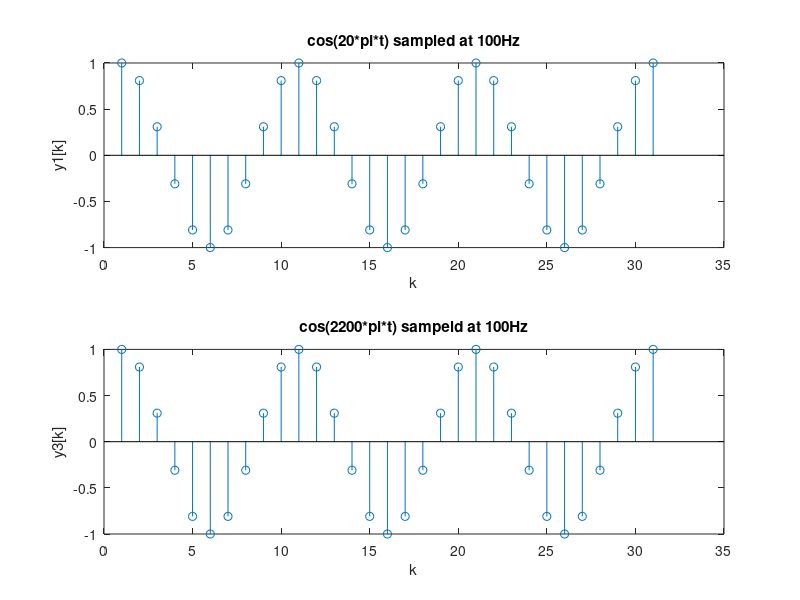

MATLAB code to generate this figure:
clear;
clc;

%Setup variables.
T1 = 1/100; %Sampling frequency
n1 = [0:30];
t1 = n1 .* T1;
y1k = cos(20*pi*t1);
y2k = cos(180*pi*t1);

%Plot y1[k].
subplot(2,1,1);
stem(y1k);
title('cos(20*pi*t) sampled at 100Hz');
ylabel('y1[k]');
xlabel('k');

%Plot y2[k].
subplot(2,1,2);
stem(y2k);
title('cos(180*pi*t) sampeld at 100Hz');
ylabel('y2[k]');
xlabel('k');

%They are identical as expected. if X1 = X2 + 2*pi*n for some integer n
%the signals cannot be distinguished from one another. n = -1 for this case.

disp('Press any key to continue.');
pause();
close();

%2nd part of Lab2C
%Setup variables
T2 = 1/1000;
n2 = [0:300];
t2 = n2 .* T2;
z1k = cos(20*pi*t2);
z2k = cos(180*pi*t2);

%Code copied and modified out of the lab manual.
subplot(2,1,1);
plot(n2*T2,z1k,'r-', n1*T1,y1k,'b+'); 
xlabel('n');
ylabel('y_1[n] and z_1[n]'); 
legend('z_1[n]','y_1[n]');
subplot(2,1,2);
plot(n2*T2,z2k,'r-', n1*T1,y2k,'b+');
xlabel('n');
ylabel('y_2[n] and z_2[n]'); 
legend('z_2[n]','y_2[n]');

%z1k and y1k match up perfect and provide an accurate sampling rate.
%y2k however is sampled less frequently than it should be as shown by
%the graph z2k. Even though y1k and y2k appear identical discretely,
%z1k and z2k clearly show that their continuous signal counterparts 
%are different.

disp('Press any key to continue.');
pause();
close();
%Close the figure to setup for the 2nd part

%3rd part of Lab2C

%Let omega = 220, thus n = -1.
%Trick: Add or subtract by a multiple of 200 from 20.
y3k = cos(220*pi*t1);

%Plot the original y1[k].
subplot(2,1,1);
stem(y1k);
title('cos(20*pi*t) sampled at 100Hz');
ylabel('y1[k]');
xlabel('k');

%Plot the new y3[k].
subplot(2,1,2);
stem(y3k);
title('cos(2200*pi*t) sampeld at 100Hz');
ylabel('y3[k]');
xlabel('k');
